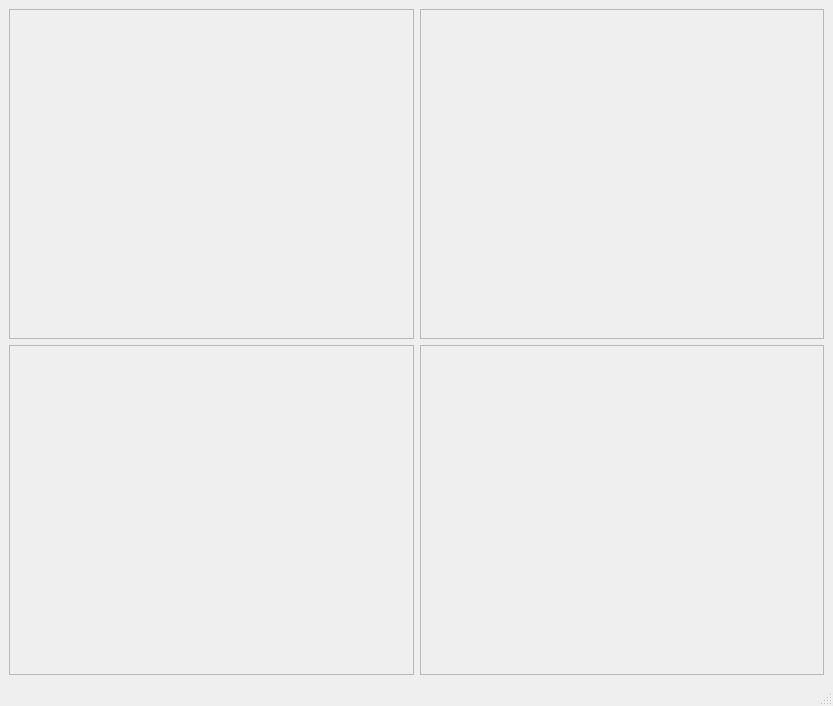
<?xml version="1.0" encoding="UTF-8"?>
<ui version="4.0">
 <class>MainWindow</class>
 <widget class="QMainWindow" name="MainWindow">
  <property name="geometry">
   <rect>
    <x>0</x>
    <y>0</y>
    <width>833</width>
    <height>706</height>
   </rect>
  </property>
  <property name="windowTitle">
   <string>ImageViewDemo</string>
  </property>
  <widget class="QWidget" name="centralwidget">
   <layout class="QVBoxLayout" name="verticalLayout">
    <item>
     <layout class="QGridLayout" name="gridLayout">
      <item row="0" column="0">
       <widget class="QFrame" name="vtk_window_1">
        <property name="frameShape">
         <enum>QFrame::StyledPanel</enum>
        </property>
        <property name="frameShadow">
         <enum>QFrame::Raised</enum>
        </property>
       </widget>
      </item>
      <item row="1" column="0">
       <widget class="QFrame" name="vtk_window_3">
        <property name="frameShape">
         <enum>QFrame::StyledPanel</enum>
        </property>
        <property name="frameShadow">
         <enum>QFrame::Raised</enum>
        </property>
       </widget>
      </item>
      <item row="1" column="1">
       <widget class="QFrame" name="vtk_window_4">
        <property name="frameShape">
         <enum>QFrame::StyledPanel</enum>
        </property>
        <property name="frameShadow">
         <enum>QFrame::Raised</enum>
        </property>
       </widget>
      </item>
      <item row="0" column="1">
       <widget class="QFrame" name="vtk_window_2">
        <property name="frameShape">
         <enum>QFrame::StyledPanel</enum>
        </property>
        <property name="frameShadow">
         <enum>QFrame::Raised</enum>
        </property>
       </widget>
      </item>
     </layout>
    </item>
   </layout>
  </widget>
  <widget class="QMenuBar" name="menubar">
   <property name="geometry">
    <rect>
     <x>0</x>
     <y>0</y>
     <width>833</width>
     <height>23</height>
    </rect>
   </property>
  </widget>
  <widget class="QStatusBar" name="statusbar"/>
 </widget>
 <resources/>
 <connections/>
</ui>
